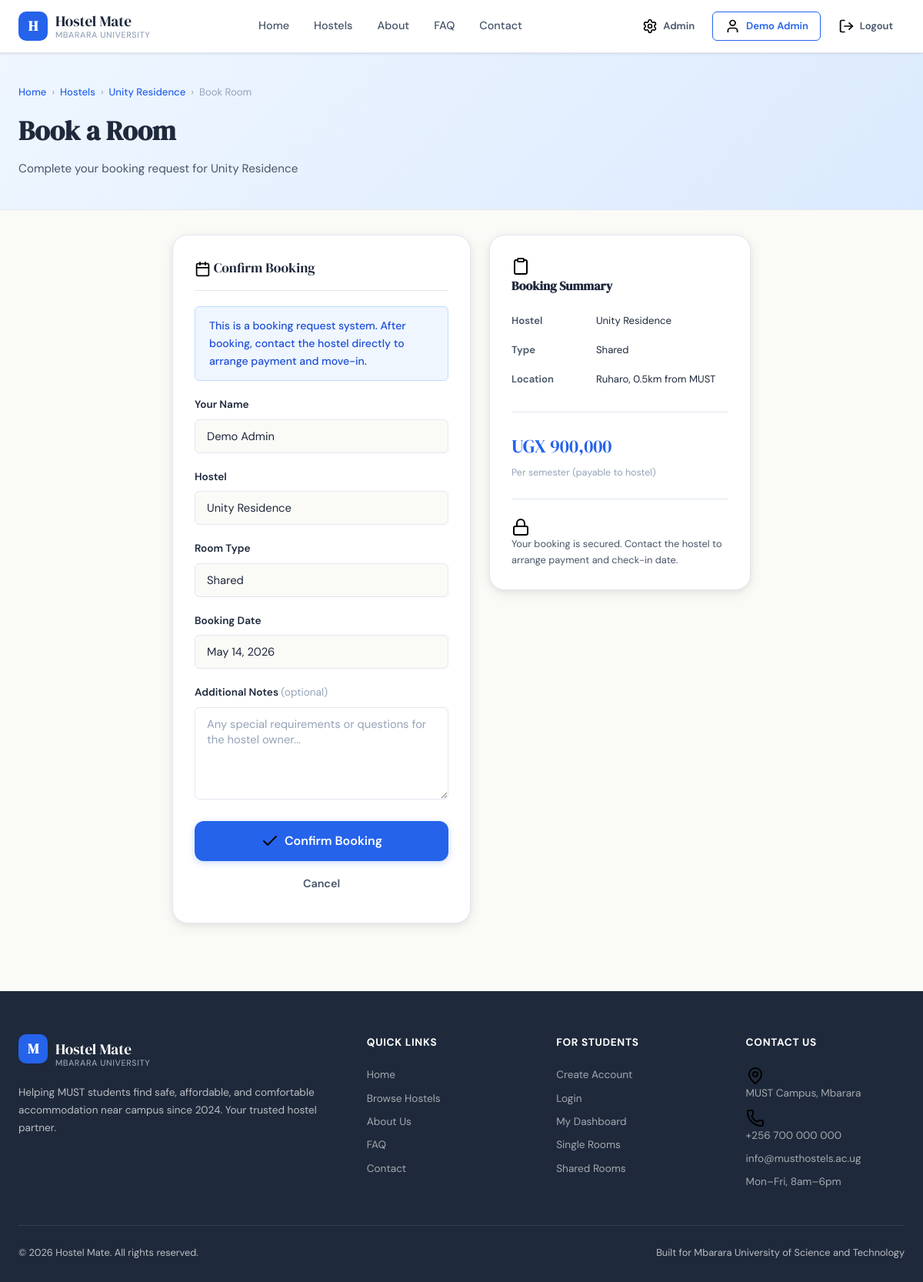
Screenshot of /book-room.php?hostel_id=2 (signed in) with the database file from the repository.
### tables this page shows
CREATE TABLE `hostels` (
  `id` INT UNSIGNED NOT NULL AUTO_INCREMENT,
  `hostel_name` VARCHAR(255) NOT NULL,
  `location` VARCHAR(255) NOT NULL,
  `room_type` ENUM('single','shared','self-contained') NOT NULL DEFAULT 'single',
  `price` INT UNSIGNED NOT NULL,
  `availability` INT UNSIGNED NOT NULL DEFAULT 0,
  `description` TEXT DEFAULT NULL,
  `contact` VARCHAR(100) DEFAULT NULL,
  `image` VARCHAR(255) DEFAULT NULL,
  `created_at` DATETIME NOT NULL DEFAULT CURRENT_TIMESTAMP,
  PRIMARY KEY (`id`),
  KEY `idx_hostels_room_type` (`room_type`),
  KEY `idx_hostels_availability` (`availability`)
);

### config.php (called while the page is built, shortened)
<?php
function sanitize($input) {
    return htmlspecialchars(trim($input), ENT_QUOTES, 'UTF-8');
}
function formatPrice($amount) {
    return 'UGX ' . number_format((float)$amount, 0);
}

### book-room.php (the view, shortened to what this page needs)
<?php
require_once 'config.php';
$hostel_id = (int)($_GET['hostel_id'] ?? 0);
$db    = getDB();
$stmt  = $db->prepare("SELECT * FROM hostels WHERE id = ? LIMIT 1");
$stmt->bind_param('i', $hostel_id);
$stmt->execute();
$hostel = $stmt->get_result()->fetch_assoc();
include 'includes/head.php';
?>
<?php include 'includes/navbar.php'; ?>
<div class="page-header">
    <div class="container">
        <div class="breadcrumb">
            <a href="index.php">Home</a> <span>›</span>
            <a href="hostels.php">Hostels</a> <span>›</span>
            <a href="hostel-details.php?id=<?= $hostel_id ?>"><?= sanitize($hostel['hostel_name']) ?></a> <span>›</span>
            Book Room
        </div>
        <h1>Book a Room</h1>
        <p>Complete your booking request for <?= sanitize($hostel['hostel_name']) ?></p>
    </div>
</div>
<div class="section" style="padding-top:32px;">
    <div class="container" style="max-width:800px;">
        <div style="display:grid;grid-template-columns:1fr 340px;gap:24px;align-items:start;">
            <div class="dash-card">
                <div class="dash-card-title"><img class="icon-svg" src="<?= APP_URL ?>/assets/svg/calendar.svg" alt="Confirm Booking"> Confirm Booking</div>
                <div class="alert alert-info">
                    This is a booking request system. After booking, contact the hostel directly to arrange payment and move-in.
                </div>
                <form method="POST" action="book-room.php?hostel_id=<?= $hostel_id ?>">
                    <div class="form-group">
                        <label>Your Name</label>
                        <input type="text" class="form-control" value="<?= sanitize($_SESSION['fullname']) ?>" readonly style="background:var(--cream);">
                    </div>
                    <div class="form-group">
                        <label>Hostel</label>
                        <input type="text" class="form-control" value="<?= sanitize($hostel['hostel_name']) ?>" readonly style="background:var(--cream);">
                    </div>
                    <div class="form-group">
                        <label>Room Type</label>
                        <input type="text" class="form-control" value="<?= sanitize(ucwords(str_replace('-', ' ', $hostel['room_type']))) ?>" readonly style="background:var(--cream);">
                    </div>
                    <div class="form-group">
                        <label>Booking Date</label>
                        <input type="text" class="form-control" value="<?= date('F j, Y') ?>" readonly style="background:var(--cream);">
                    </div>
                    <div class="form-group">
                        <label for="notes">Additional Notes <span style="color:var(--text-light);font-weight:400;">(optional)</span></label>
                        <textarea name="notes" id="notes" class="form-control" placeholder="Any special requirements or questions for the hostel owner..."></textarea>
                    </div>
                    <button type="submit" class="btn btn-primary btn-block btn-lg">
                        <img class="icon-svg" src="<?= APP_URL ?>/assets/svg/check.svg" alt="Confirm"> Confirm Booking
                    </button>
                    <a href="hostel-details.php?id=<?= $hostel_id ?>" class="btn btn-ghost btn-block mt-8">Cancel</a>
                </form>
            </div>
            <div class="detail-sidebar" style="position:static;">
                <div style="font-weight:700;font-size:1rem;margin-bottom:14px;font-family:var(--font-display);">
                    <img class="icon-svg" src="<?= APP_URL ?>/assets/svg/clipboard.svg" alt="Booking Summary"> Booking Summary
                </div>
                <div class="info-row" style="border:none;padding:8px 0;">
                    <span class="info-label" style="min-width:100px;font-size:0.82rem;">Hostel</span>
                    <span class="info-value" style="font-size:0.82rem;"><?= sanitize($hostel['hostel_name']) ?></span>
                </div>
                <div class="info-row" style="border:none;padding:8px 0;">
                    <span class="info-label" style="min-width:100px;font-size:0.82rem;">Type</span>
                    <span class="info-value" style="font-size:0.82rem;"><?= sanitize(ucwords(str_replace('-',' ',$hostel['room_type']))) ?></span>
                </div>
                <div class="info-row" style="border:none;padding:8px 0;">
                    <span class="info-label" style="min-width:100px;font-size:0.82rem;">Location</span>
                    <span class="info-value" style="font-size:0.82rem;"><?= sanitize($hostel['location']) ?></span>
                </div>
                <div class="divider"></div>
                <div style="font-family:var(--font-display);font-size:1.5rem;color:var(--primary);margin-bottom:4px;">
                    <?= formatPrice($hostel['price']) ?>
                </div>
                <div style="font-size:0.78rem;color:var(--text-light);">Per semester (payable to hostel)</div>
                <div class="divider"></div>
                <div style="font-size:0.8rem;color:var(--text-mid);line-height:1.6;">
                    <img class="icon-svg" src="<?= APP_URL ?>/assets/svg/lock.svg" alt="Secure"> Your booking is secured. Contact the hostel to arrange payment and check-in date.
                </div>
            </div>
        </div>
    </div>
</div>
<?php include 'includes/footer.php'; ?>
</body>
</html>

### css/style.css (style rules this page uses)
:root { --primary: #2563EB; --primary-light: #3B82F6; --primary-pale: #EFF6FF; --accent: #F59E0B; --accent-light: #FEF3C7; --cream: #FAFAF7; --white: #FFFFFF; --text-dark: #1E293B; --text-mid: #475569; --text-light: #94A3B8; --border: #E2E8F0; --shadow-sm: 0 1px 3px rgba(0,0,0,0.08), 0 1px 2px rgba(0,0,0,0.04); --shadow-md: 0 4px 16px rgba(0,0,0,0.08), 0 2px 6px rgba(0,0,0,0.04); --shadow-lg: 0 10px 40px rgba(0,0,0,0.10), 0 4px 12px rgba(0,0,0,0.05); --radius-sm: 6px; --radius-md: 12px; --radius-lg: 20px; --font-display: 'DM Serif Display', Georgia, serif; --font-body: 'DM Sans', system-ui, sans-serif; --transition: all 0.22s ease; --max-width: 1200px; }
*, *::before, *::after { box-sizing: border-box; margin: 0; padding: 0; }
html { scroll-behavior: smooth; font-size: 16px; }
body { font-family: var(--font-body); background: var(--cream); color: var(--text-dark); line-height: 1.65; -webkit-font-smoothing: antialiased; }
img { max-width: 100%; height: auto; display: block; }
a { text-decoration: none; color: inherit; }
.container { max-width: var(--max-width); margin: 0 auto; padding: 0 24px; }
.btn { display: inline-flex; align-items: center; justify-content: center; gap: 7px; padding: 10px 22px; border-radius: var(--radius-sm); font-family: var(--font-body); font-size: 0.9rem; font-weight: 600; cursor: pointer; border: none; transition: var(--transition); white-space: nowrap; text-decoration: none; }
.btn-primary { background: var(--primary); color: white; box-shadow: 0 2px 8px rgba(37,99,235,0.25); }
.btn-ghost { background: transparent; color: var(--text-mid); }
.btn-lg { padding: 14px 30px; font-size: 1rem; border-radius: var(--radius-md); }
.btn-block { width: 100%; }
.form-group { margin-bottom: 20px; }
.form-group label { display: block; font-size: 0.85rem; font-weight: 600; color: var(--text-dark); margin-bottom: 7px; }
.form-control { width: 100%; padding: 11px 15px; border: 1.5px solid var(--border); border-radius: var(--radius-sm); font-family: var(--font-body); font-size: 0.92rem; color: var(--text-dark); background: white; transition: var(--transition); outline: none; -webkit-appearance: none; appearance: none; }
.form-control::placeholder { color: var(--text-light); }
textarea.form-control { resize: vertical; min-height: 120px; }
.section { padding: 64px 0; }
.detail-sidebar { background: white; border-radius: var(--radius-lg); padding: 28px; box-shadow: var(--shadow-md); border: 1px solid var(--border); position: sticky; top: 90px; }
.info-row { display: flex; gap: 10px; padding: 12px 0; border-bottom: 1px solid var(--border); font-size: 0.9rem; }
.info-label { font-weight: 600; color: var(--text-mid); min-width: 120px; }
.info-value { color: var(--text-dark); }
.dash-card { background: white; border-radius: var(--radius-lg); padding: 28px; box-shadow: var(--shadow-md); border: 1px solid var(--border); margin-bottom: 24px; }
.dash-card-title { font-family: var(--font-display); font-size: 1.1rem; margin-bottom: 20px; padding-bottom: 14px; border-bottom: 1px solid var(--border); }
.feature-icon img, .empty-state-icon img, .booking-card-icon img, .info-row img, .dash-card-title img, .section-tag img, .nav-auth .btn img, .nav-links img { display: inline-block; width: 1.3rem; height: auto; vertical-align: middle; }
.alert { padding: 13px 18px; border-radius: var(--radius-sm); font-size: 0.88rem; font-weight: 500; margin-bottom: 20px; display: flex; align-items: flex-start; gap: 10px; }
.alert-info { background: var(--primary-pale); color: #1D4ED8; border: 1px solid #BFDBFE; }
.page-header { background: linear-gradient(135deg, #EFF6FF 0%, #DBEAFE 100%); padding: 40px 0; border-bottom: 1px solid var(--border); }
.page-header h1 { font-family: var(--font-display); font-size: clamp(1.6rem, 3vw, 2.2rem); color: var(--text-dark); margin-bottom: 8px; }
.page-header p { color: var(--text-mid); font-size: 0.95rem; }
.breadcrumb { display: flex; align-items: center; gap: 7px; font-size: 0.82rem; color: var(--text-light); margin-bottom: 10px; }
.breadcrumb a { color: var(--primary); font-weight: 500; }
.breadcrumb span { color: var(--text-light); }
.mt-8 { margin-top: 8px; }
.divider { height: 1px; background: var(--border); margin: 24px 0; }

### rows the page displays
hostels: hostel_name "Unity Residence", room_type "Shared", location "Ruharo, 0.5km from MUST", price "UGX 900,000"

### other values shown
$_SESSION['fullname'] "Demo Admin"
